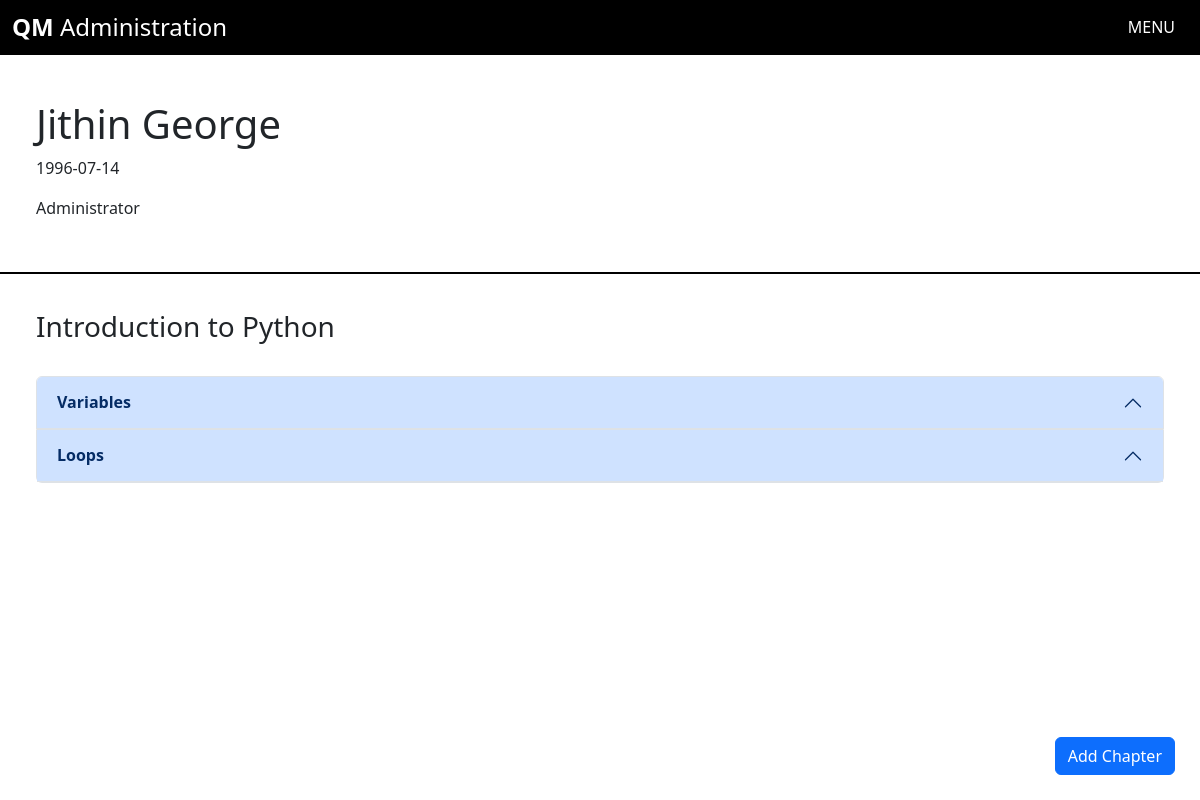
Screenshot of /chapters/3 (signed in) with the database file from the repository.
### app.py (models this page shows)
class Users(db.Model, UserMixin):
    __tablename__ = 'users'
    id = db.Column(db.Integer, primary_key = True)
    fname = db.Column(db.String(100), nullable = False)
    lname = db.Column(db.String(100), nullable = False)
    dob = db.Column(db.String, nullable = False)
    email = db.Column(db.String(200), nullable = False, unique = True)
    qualification = db.Column(db.String(200), nullable = True)
    username = db.Column(db.String(100), nullable = False, unique = True )
    password = db.Column(db.String(50), nullable = False)
    admin = db.Column(db.Boolean, default = False, nullable = False)
    flagged = db.Column(db.Boolean, default = False, nullable = False)
    subs = db.relationship('Subjects', secondary = 'enrollment', backref = 'enrolledSubs' )

class Subjects(db.Model):
    __tablename__ = 'subjects'
    id = db.Column(db.Integer, primary_key=True)
    name = db.Column(db.String(100), nullable = False)
    description = db.Column(db.String(150), nullable = False)
    usrs = db.relationship('Users', secondary = 'enrollment', backref = 'enrolledUsrs' )
    chaps = db.relationship('Chapters', backref = 'chapter')

class Chapters(db.Model):
    __tablename__ = 'chapters'
    id = db.Column(db.Integer, primary_key = True)
    title = db.Column(db.String(100), nullable = False)
    content = db.Column(db.String(500), nullable = False)
    sub_id = db.Column(db.Integer, db.ForeignKey('subjects.id'), unique = False, nullable = True)
    sub = db.relationship('Subjects', backref = 'subject')

### app.py (the view)
@login_required
@app.route('/chapters/<int:sid>', methods = ['GET','POST'])
def chapters_view(sid):
    sub = Subjects.query.get(sid)
    chapters = Chapters.query.filter_by(sub_id = sid).all()
    return render_template('chapters.html', chaps = chapters, sub = sub)

### app.py (called while the page is built)
@login_manager.user_loader
def load_user(user_id):
    return Users.query.get(int(user_id))

### templates/chapters.html (shortened to what this page needs)
{% extends 'base.html' %}
{% block main %}
<div class="header">
    <h1>{{ current_user.fname }} {{ current_user.lname }}</h1>
    <p>{{ current_user.dob }}</p>
    <p>{{ current_user.qualification }}</p>
</div>
<div style="padding: 3%;">
    <div>
        <h3>{{ sub.name }}</h3>
    </div>
    <br>
    <div class="accordion" id="accordionChap">
        {% for chap in chaps %}
        <div class="accordion-item">
          <h2 class="accordion-header">
            <button class="accordion-button" type="button" data-bs-toggle="collapse" data-bs-target="#collapse{{ chap.id }}" aria-expanded="true" aria-controls="collapse{{ chap.id }}">
              <b>{{ chap.title }}</b>
            </button>
          </h2>
        </div>
        {% endfor %}
      </div>
</div>
{% if current_user.admin %}
<button type="button" class="btn btn-primary" data-bs-toggle="modal" data-bs-target="#adChap" id="nchap">
Add Chapter
</button>
{% endif %}
{% endblock %}

### static/css/style.css (style rules this page uses)
body { overflow-x: hidden; width: 100%; }
.header { padding: 100px 3% 3% 3%; border-bottom: 2px black solid; transition: ease 0.5s; }
#nsub, #nchap { position: absolute; right: 25px; bottom: 25px; z-index: 333; }

### rows the page displays
Users: fname "Jithin", lname "George", dob "1996-07-14", qualification "Administrator"
Subjects: name "Introduction to Python"
Chapters: title "Variables"
Chapters: title "Loops"
